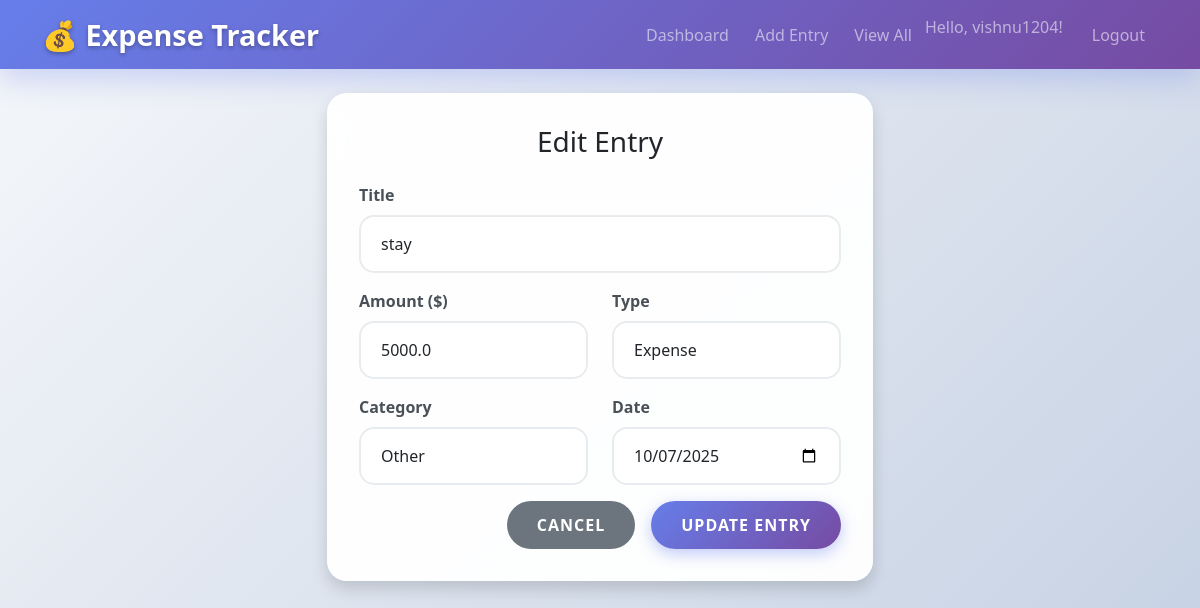
Page /edit/3 (signed in) on the committed database.
### app.py (models this page shows)
class User(db.Model, UserMixin):
    id = db.Column(db.Integer, primary_key=True)
    username = db.Column(db.String(100), unique=True, nullable=False)
    password = db.Column(db.String(100), nullable=False)
    expenses = db.relationship('Expense', backref='user', lazy=True)

class Expense(db.Model):
    id = db.Column(db.Integer, primary_key=True)
    title = db.Column(db.String(100), nullable=False)
    amount = db.Column(db.Float, nullable=False)
    category = db.Column(db.String(50), nullable=False)
    expense_type = db.Column(db.String(20), default='expense')  # 'income' or 'expense'
    date = db.Column(db.Date, default=datetime.utcnow)
    user_id = db.Column(db.Integer, db.ForeignKey('user.id'), nullable=False)

### app.py (the view, shortened to what this page needs)
@app.route('/edit/<int:id>', methods=['GET', 'POST'])
@login_required
def edit_expense(id):
    expense = Expense.query.get_or_404(id)
    if expense.user != current_user:
        flash('Unauthorized access', 'danger')
        return redirect(url_for('dashboard'))
    return render_template('edit_expense.html', expense=expense)

### app.py (called while the page is built)
@login_manager.user_loader
def load_user(user_id):
    return User.query.get(int(user_id))

### templates/edit_expense.html (shortened to what this page needs)
{% extends "base.html" %}
{% block content %}
<div class="row justify-content-center">
    <div class="col-md-8 col-lg-6">
        <div class="card shadow">
            <div class="card-body">
                <h3 class="card-title text-center mb-4">Edit Entry</h3>
                <form method="POST">
                    <div class="mb-3">
                        <label for="title" class="form-label">Title</label>
                        <input type="text" class="form-control" id="title" name="title" value="{{ expense.title }}" required>
                    </div>
                    <div class="row">
                        <div class="col-md-6">
                            <div class="mb-3">
                                <label for="amount" class="form-label">Amount ($)</label>
                                <input type="number" class="form-control" id="amount" name="amount" step="0.01" min="0" value="{{ expense.amount }}" required>
                            </div>
                        </div>
                        <div class="col-md-6">
                            <div class="mb-3">
                                <label for="expense_type" class="form-label">Type</label>
                                <select class="form-select" id="expense_type" name="expense_type" required>
                                    <option value="expense" {{ 'selected' if expense.expense_type == 'expense' }}>Expense</option>
                                </select>
                            </div>
                        </div>
                    </div>
                    <div class="row">
                        <div class="col-md-6">
                            <div class="mb-3">
                                <label for="category" class="form-label">Category</label>
                                <select class="form-select" id="category" name="category" required>
                                    <optgroup label="Expense Categories">
                                        <option value="Other" {{ 'selected' if expense.category == 'Other' }}>Other</option>
                                    </optgroup>
                                </select>
                            </div>
                        </div>
                        <div class="col-md-6">
                            <div class="mb-3">
                                <label for="date" class="form-label">Date</label>
                                <input type="date" class="form-control" id="date" name="date" value="{{ expense.date.strftime('%Y-%m-%d') }}" required>
                            </div>
                        </div>
                    </div>
                    <div class="d-grid gap-2 d-md-flex justify-content-md-end">
                        <a href="{{ url_for('view_expenses') }}" class="btn btn-secondary me-md-2">Cancel</a>
                        <button type="submit" class="btn btn-primary">Update Entry</button>
                    </div>
                </form>
            </div>
        </div>
    </div>
</div>
{% endblock %}

### templates/base.html (shortened to what this page needs)
<!DOCTYPE html>
<html lang="en">
<head>
    <link href="https://cdn.jsdelivr.net/npm/bootstrap@5.1.3/dist/css/bootstrap.min.css" rel="stylesheet">
    <link rel="stylesheet" href="{{ url_for('static', filename='css/style.css') }}">
</head>
<body>
    <nav class="navbar navbar-expand-lg navbar-dark bg-primary">
        <div class="container">
            <a class="navbar-brand" href="{{ url_for('dashboard') }}">💰 Expense Tracker</a>
            <div class="collapse navbar-collapse" id="navbarNav">
                <ul class="navbar-nav ms-auto">
                    {% if current_user.is_authenticated %}
                        <li class="nav-item">
                            <a class="nav-link" href="{{ url_for('dashboard') }}">Dashboard</a>
                        </li>
                        <li class="nav-item">
                            <a class="nav-link" href="{{ url_for('add_expense') }}">Add Entry</a>
                        </li>
                        <li class="nav-item">
                            <a class="nav-link" href="{{ url_for('view_expenses') }}">View All</a>
                        </li>
                        <li class="nav-item">
                            <span class="navbar-text me-3">Hello, {{ current_user.username }}!</span>
                        </li>
                        <li class="nav-item">
                            <a class="nav-link" href="{{ url_for('logout') }}">Logout</a>
                        </li>
                    {% endif %}
                </ul>
            </div>
        </div>
    </nav>
    <div class="container mt-4">
        {% block content %}{% endblock %}
    </div>
</body>
</html>

### static/css/style.css (style rules this page uses)
:root { --primary-gradient: linear-gradient(135deg, #667eea 0%, #764ba2 100%); --success-gradient: linear-gradient(135deg, #11998e 0%, #38ef7d 100%); --danger-gradient: linear-gradient(135deg, #ff416c 0%, #ff4b2b 100%); --warning-gradient: linear-gradient(135deg, #f093fb 0%, #f5576c 100%); --card-shadow: 0 10px 30px rgba(0, 0, 0, 0.1); --hover-shadow: 0 20px 40px rgba(0, 0, 0, 0.15); }
body { background: linear-gradient(135deg, #f5f7fa 0%, #c3cfe2 100%); font-family: 'Segoe UI', Tahoma, Geneva, Verdana, sans-serif; min-height: 100vh; }
.navbar { background: var(--primary-gradient) !important; backdrop-filter: blur(10px); box-shadow: 0 2px 20px rgba(0, 0, 0, 0.1); }
.navbar-brand { font-weight: 700; font-size: 1.8rem; text-shadow: 0 2px 4px rgba(0, 0, 0, 0.3); }
.nav-link { font-weight: 500; transition: all 0.3s ease; border-radius: 20px; margin: 0 5px; }
.card { border: none; border-radius: 20px; box-shadow: var(--card-shadow); transition: all 0.4s cubic-bezier(0.175, 0.885, 0.32, 1.275); backdrop-filter: blur(10px); background: rgba(255, 255, 255, 0.95); }
.card-body { padding: 2rem; }
.bg-primary { background: var(--primary-gradient) !important; box-shadow: 0 10px 30px rgba(102, 126, 234, 0.3); }
.btn { border-radius: 25px; font-weight: 600; padding: 12px 30px; transition: all 0.3s ease; border: none; text-transform: uppercase; letter-spacing: 1px; }
.btn-primary { background: var(--primary-gradient); box-shadow: 0 5px 15px rgba(102, 126, 234, 0.4); }
.form-control, .form-select { border-radius: 15px; border: 2px solid #e9ecef; padding: 15px 20px; transition: all 0.3s ease; background: rgba(255, 255, 255, 0.9); }
.form-label { font-weight: 600; color: #495057; margin-bottom: 8px; }
.card { animation: slideInUp 0.6s ease-out; }
.card-body h3, .card-body h4 { animation: pulse 2s infinite; }

### rows in the picture
User: username "vishnu1204"
Expense: title "stay", amount "5000.0", date "10/07/2025"
